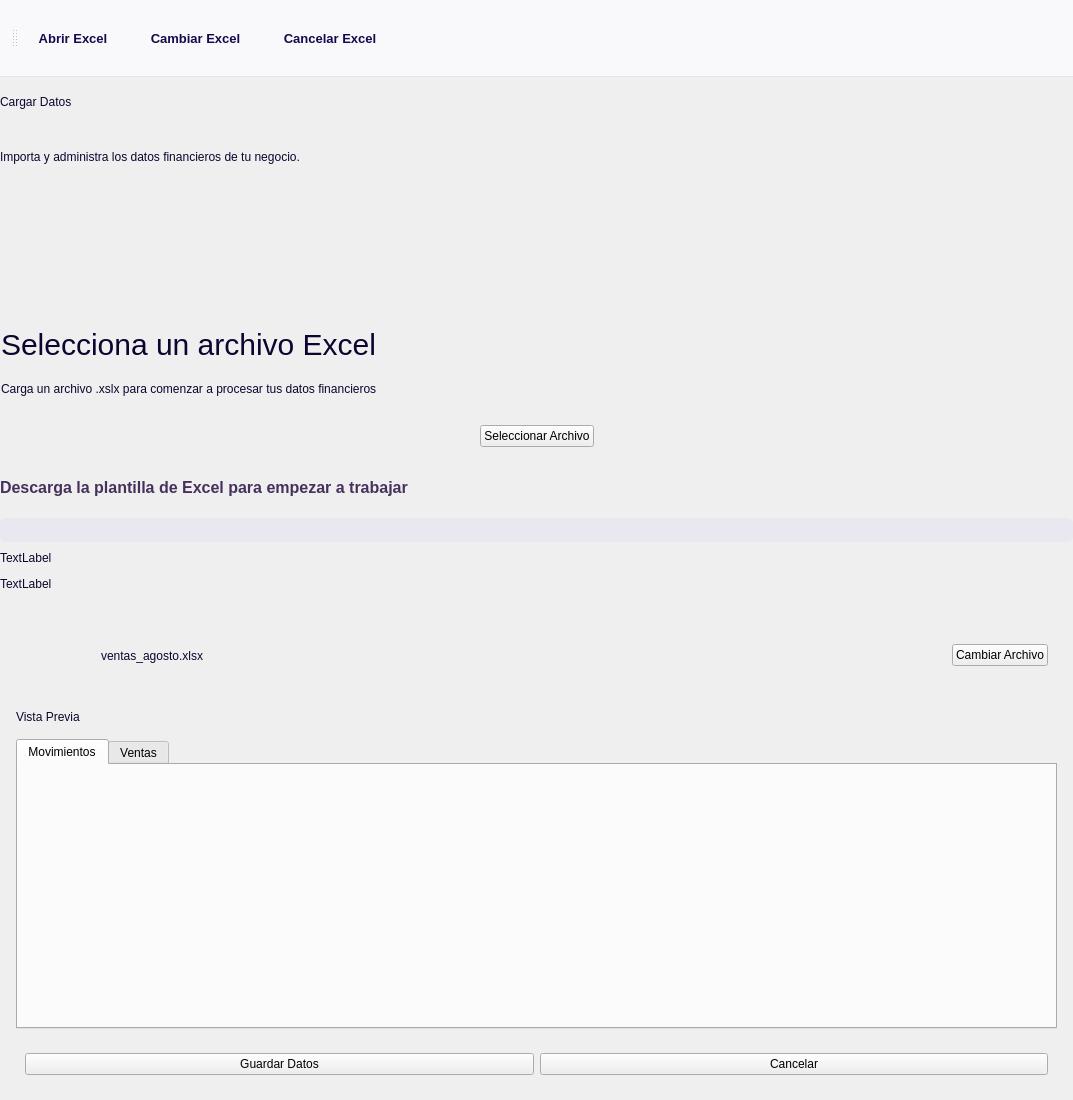
<?xml version="1.0" encoding="UTF-8"?>
<ui version="4.0">
 <class>MainWindow</class>
 <widget class="QMainWindow" name="MainWindow">
  <property name="geometry">
   <rect>
    <x>0</x>
    <y>0</y>
    <width>1073</width>
    <height>1100</height>
   </rect>
  </property>
  <property name="windowTitle">
   <string>MainWindow</string>
  </property>
  <property name="styleSheet">
   <string notr="true">QFrame[carta=&quot;Dashboard&quot;] {
    background-color: #FFFFFF;
    border: 1px solid #E4E0EA;
    border-radius: 12px;
}
#CargarDatos{
background-color:#f7f7f7;
}
QFrame{
background-color:transparent;
color:#f7f7f7;
}

/*
-----------------------------------------------------------------------------------------------------
Textos
-----------------------------------------------------------------------------------------------------*/
QLabel{
background-color:transparent;
color: #0E042F;
}
QLabel[texto=&quot;InputTexto&quot;]{
font-size: 16px;
font-weight: bold;
color: #0E042F;
}
QLabel[texto=&quot;TituloPrincipal&quot;]{
font-size:20px;
font-weight:bold;
color: #0E042F;
}
QLabel[texto=&quot;Valor&quot;]{
font-size:20px;
color: #0E042F;
}
QLabel[texto=&quot;TituloSecundario&quot;]{
font-size:18px;
font-weight:bold;
color: #0E042F;
}
QLabel[texto=&quot;Descripcion&quot;]{
font-size:16px;
color: #46315c;
}
QLabel[texto=&quot;Destacado&quot;]{
font-size:16px;
color: #0E042F;
font-weight: bold;
color: #0E042F;
}


/*Botones*/
/* --- BOTÓN PRIMARIO --- */

QPushButton[boton=&quot;Primario&quot;] {
    border-radius: 10px;
    background-color: #5D38BB;
    font-weight: bold;
    color: #F7F7F7;
    font-size: 12pt;
    min-height: 40px;
    padding-left: 20px;
    padding-right: 20px;
	width: 200px;
}

QPushButton[boton=&quot;Primario&quot;]:hover {
    background-color: #744BCC;
}

QPushButton[boton=&quot;Primario&quot;]:pressed {
    background-color: #472A8F;
}

/* --- BOTÓN SECUNDARIO --- */

QPushButton[boton=&quot;Secundario&quot;] {
    border-radius: 10px;
    background-color: rgba(161, 147, 204, 0.7);
    font-weight: bold;
    color: #5D38BB;
    font-size: 18px;
    min-height: 40px;
	width: 250px;
}

QPushButton[boton=&quot;Secundario&quot;]:hover {
    background-color: rgba(161, 147, 204, 0.9);
}

QPushButton[boton=&quot;Secundario&quot;]:pressed {
    background-color: rgba(131, 117, 174, 0.9);
}
QProgressBar {
    background-color: #E9E7F0;
    border: none;
    border-radius: 6px;
    text-align: center;
    color: #0E042F;
}

QProgressBar::chunk {
    background-color: #16094C;
    border-radius: 6px;
}

/* =========================================
   TOOL BAR
========================================= */

QToolBar {
    background-color: #F9F9FC;
    border: none;
    border-bottom: 1px solid #E7E3EF;

    spacing: 8px;
    padding: 7px 12px;
}

QToolBar::separator {
    background-color: #DCD6E8;
    width: 1px;
    margin: 5px 7px;
}

/* Botones del Toolbar */

QToolBar QToolButton {
    background-color: transparent;
    color: #16094C;

    border: none;
    border-radius: 7px;

    padding: 8px 12px;

    min-width: 34px;
    min-height: 34px;

    font-family: &quot;Manrope&quot;;
    font-size: 10pt;
    font-weight: 500;
}

/* Hover */

QToolBar QToolButton:hover {
    background-color: #EAE5F7;
    color: #5D38BB;
}

/* Presionado */

QToolBar QToolButton:pressed {
    background-color: #DDD4F1;
    color: #16094C;
}

/* Seleccionado */

QToolBar QToolButton:checked {
    background-color: #EAE5F7;
    color: #5D38BB;
    font-weight: 600;
}

/* Deshabilitado */

QToolBar QToolButton:disabled {
    color: #A9A3B8;
    background-color: transparent;
}</string>
  </property>
  <widget class="QWidget" name="centralwidget">
   <layout class="QVBoxLayout" name="verticalLayout">
    <property name="leftMargin">
     <number>0</number>
    </property>
    <property name="topMargin">
     <number>0</number>
    </property>
    <property name="rightMargin">
     <number>0</number>
    </property>
    <property name="bottomMargin">
     <number>0</number>
    </property>
    <item>
     <widget class="QLabel" name="lblTitulo">
      <property name="maximumSize">
       <size>
        <width>16777215</width>
        <height>50</height>
       </size>
      </property>
      <property name="text">
       <string>Cargar Datos</string>
      </property>
      <property name="texto" stdset="0">
       <string>TituloPrincipal</string>
      </property>
     </widget>
    </item>
    <item>
     <widget class="QLabel" name="lblDescripcion">
      <property name="maximumSize">
       <size>
        <width>16777215</width>
        <height>50</height>
       </size>
      </property>
      <property name="text">
       <string>Importa y administra los datos financieros de tu negocio.</string>
      </property>
      <property name="texto" stdset="0">
       <string>Descripcion</string>
      </property>
     </widget>
    </item>
    <item>
     <widget class="QFrame" name="frameCargarArchivos">
      <property name="maximumSize">
       <size>
        <width>16777215</width>
        <height>294</height>
       </size>
      </property>
      <property name="styleSheet">
       <string notr="true">QLabel{
qproperty-alignment: 'AlignCenter';
}</string>
      </property>
      <property name="frameShape">
       <enum>QFrame::StyledPanel</enum>
      </property>
      <property name="frameShadow">
       <enum>QFrame::Raised</enum>
      </property>
      <property name="carta" stdset="0">
       <string>Dashboard</string>
      </property>
      <layout class="QVBoxLayout" name="verticalLayout_3">
       <property name="spacing">
        <number>20</number>
       </property>
       <property name="leftMargin">
        <number>0</number>
       </property>
       <property name="topMargin">
        <number>0</number>
       </property>
       <property name="rightMargin">
        <number>0</number>
       </property>
       <property name="bottomMargin">
        <number>0</number>
       </property>
       <item>
        <widget class="QWidget" name="widget" native="true">
         <property name="maximumSize">
          <size>
           <width>16777215</width>
           <height>130</height>
          </size>
         </property>
         <layout class="QHBoxLayout" name="horizontalLayout">
          <item>
           <widget class="QLabel" name="lblBusinessIcon">
            <property name="minimumSize">
             <size>
              <width>111</width>
              <height>101</height>
             </size>
            </property>
            <property name="maximumSize">
             <size>
              <width>121</width>
              <height>111</height>
             </size>
            </property>
            <property name="styleSheet">
             <string notr="true">qproperty-alignment: 'AlignCenter';</string>
            </property>
            <property name="text">
             <string/>
            </property>
            <property name="pixmap">
             <pixmap resource="../../../resources/resources.qrc">:/images/excel.png</pixmap>
            </property>
            <property name="scaledContents">
             <bool>true</bool>
            </property>
           </widget>
          </item>
         </layout>
        </widget>
       </item>
       <item>
        <widget class="QLabel" name="label_2">
         <property name="maximumSize">
          <size>
           <width>16777215</width>
           <height>50</height>
          </size>
         </property>
         <property name="styleSheet">
          <string notr="true">font-size:30px;</string>
         </property>
         <property name="text">
          <string>Selecciona un archivo Excel</string>
         </property>
         <property name="texto" stdset="0">
          <string>TituloPrincipal</string>
         </property>
        </widget>
       </item>
       <item>
        <widget class="QLabel" name="label">
         <property name="maximumSize">
          <size>
           <width>16777215</width>
           <height>50</height>
          </size>
         </property>
         <property name="text">
          <string>Carga un archivo .xslx para comenzar a procesar tus datos financieros</string>
         </property>
         <property name="texto" stdset="0">
          <string>Descripcion</string>
         </property>
        </widget>
       </item>
       <item>
        <widget class="QWidget" name="widget_2" native="true">
         <property name="maximumSize">
          <size>
           <width>16777215</width>
           <height>80</height>
          </size>
         </property>
         <layout class="QHBoxLayout" name="horizontalLayout_2">
          <item>
           <spacer name="horizontalSpacer">
            <property name="orientation">
             <enum>Qt::Horizontal</enum>
            </property>
            <property name="sizeHint" stdset="0">
             <size>
              <width>40</width>
              <height>20</height>
             </size>
            </property>
           </spacer>
          </item>
          <item>
           <widget class="QPushButton" name="btnSeleccionarArchivo">
            <property name="text">
             <string>Seleccionar Archivo</string>
            </property>
            <property name="boton" stdset="0">
             <string>Primario</string>
            </property>
           </widget>
          </item>
          <item>
           <spacer name="horizontalSpacer_2">
            <property name="orientation">
             <enum>Qt::Horizontal</enum>
            </property>
            <property name="sizeHint" stdset="0">
             <size>
              <width>40</width>
              <height>20</height>
             </size>
            </property>
           </spacer>
          </item>
         </layout>
        </widget>
       </item>
      </layout>
     </widget>
    </item>
    <item>
     <widget class="QLabel" name="label_7">
      <property name="maximumSize">
       <size>
        <width>16777215</width>
        <height>50</height>
       </size>
      </property>
      <property name="styleSheet">
       <string notr="true">font-size:16px;
color: #46315c;
font-weight:bold;
qproperty-alignment: 'AlignCenter';</string>
      </property>
      <property name="text">
       <string>&lt;a href=&quot;https://luis-hdz7.github.io/Finanzen-Web/excelTemplate.html&quot; style=&quot;color: #46315c; text-align: center; text-decoration: none;&quot;&gt;Descarga la plantilla de Excel para empezar a trabajar&lt;/a&gt;
</string>
      </property>
      <property name="openExternalLinks">
       <bool>true</bool>
      </property>
     </widget>
    </item>
    <item>
     <widget class="QProgressBar" name="progressBar">
      <property name="maximumSize">
       <size>
        <width>16777215</width>
        <height>24</height>
       </size>
      </property>
      <property name="value">
       <number>0</number>
      </property>
      <property name="textVisible">
       <bool>false</bool>
      </property>
     </widget>
    </item>
    <item>
     <widget class="QLabel" name="lblPorcentaje">
      <property name="maximumSize">
       <size>
        <width>16777215</width>
        <height>20</height>
       </size>
      </property>
      <property name="styleSheet">
       <string notr="true">QLabel{
qproperty-alignment: 'AlignCenter';
}</string>
      </property>
      <property name="text">
       <string>TextLabel</string>
      </property>
      <property name="texto" stdset="0">
       <string>Descripcion</string>
      </property>
     </widget>
    </item>
    <item>
     <widget class="QLabel" name="lblEstadoImportacion">
      <property name="maximumSize">
       <size>
        <width>16777215</width>
        <height>20</height>
       </size>
      </property>
      <property name="styleSheet">
       <string notr="true">QLabel{
qproperty-alignment: 'AlignCenter';
}</string>
      </property>
      <property name="text">
       <string>TextLabel</string>
      </property>
      <property name="texto" stdset="0">
       <string>Descripcion</string>
      </property>
     </widget>
    </item>
    <item>
     <widget class="QFrame" name="frameArchivo">
      <property name="sizePolicy">
       <sizepolicy hsizetype="Expanding" vsizetype="Expanding">
        <horstretch>0</horstretch>
        <verstretch>0</verstretch>
       </sizepolicy>
      </property>
      <property name="maximumSize">
       <size>
        <width>16777215</width>
        <height>500</height>
       </size>
      </property>
      <property name="frameShape">
       <enum>QFrame::StyledPanel</enum>
      </property>
      <property name="frameShadow">
       <enum>QFrame::Raised</enum>
      </property>
      <property name="carta" stdset="0">
       <string>Dashboard</string>
      </property>
      <layout class="QVBoxLayout" name="verticalLayout_4">
       <property name="spacing">
        <number>15</number>
       </property>
       <property name="leftMargin">
        <number>15</number>
       </property>
       <property name="topMargin">
        <number>15</number>
       </property>
       <property name="rightMargin">
        <number>15</number>
       </property>
       <property name="bottomMargin">
        <number>15</number>
       </property>
       <item>
        <widget class="QWidget" name="widget_3" native="true">
         <layout class="QHBoxLayout" name="horizontalLayout_3">
          <item>
           <widget class="QLabel" name="lblBusinessIcon_2">
            <property name="minimumSize">
             <size>
              <width>61</width>
              <height>61</height>
             </size>
            </property>
            <property name="maximumSize">
             <size>
              <width>61</width>
              <height>51</height>
             </size>
            </property>
            <property name="text">
             <string/>
            </property>
            <property name="pixmap">
             <pixmap resource="../../../resources/resources.qrc">:/icons/file.svg</pixmap>
            </property>
            <property name="scaledContents">
             <bool>true</bool>
            </property>
           </widget>
          </item>
          <item>
           <widget class="QWidget" name="widget_4" native="true">
            <layout class="QVBoxLayout" name="verticalLayout_6">
             <item>
              <widget class="QLabel" name="lblNombreArchivo">
               <property name="maximumSize">
                <size>
                 <width>16777215</width>
                 <height>50</height>
                </size>
               </property>
               <property name="text">
                <string>ventas_agosto.xlsx</string>
               </property>
               <property name="texto" stdset="0">
                <string>Destacado</string>
               </property>
              </widget>
             </item>
            </layout>
           </widget>
          </item>
          <item>
           <spacer name="horizontalSpacer_3">
            <property name="orientation">
             <enum>Qt::Horizontal</enum>
            </property>
            <property name="sizeHint" stdset="0">
             <size>
              <width>40</width>
              <height>20</height>
             </size>
            </property>
           </spacer>
          </item>
          <item>
           <widget class="QPushButton" name="btnCambiarArchivo">
            <property name="text">
             <string>Cambiar Archivo</string>
            </property>
            <property name="boton" stdset="0">
             <string>Secundario</string>
            </property>
           </widget>
          </item>
         </layout>
        </widget>
       </item>
       <item>
        <widget class="QLabel" name="label_6">
         <property name="text">
          <string>Vista Previa</string>
         </property>
         <property name="texto" stdset="0">
          <string>TituloSecundario</string>
         </property>
        </widget>
       </item>
       <item>
        <widget class="QTabWidget" name="tabWidget">
         <property name="accessibleName">
          <string>Movimientos</string>
         </property>
         <property name="styleSheet">
          <string notr="true">QTabWidget {
		background-color:#f7f7f7;
    }
QTabWidget::pane {
    border: none;
    background-color: #f7f7f7;
}
QTabWidget &gt; QWidget {
    background-color: #f7f7f7;
}
QTabBar::tab {
    background: #F1EFF6;
    color: #46315c;

    padding: 10px 28px;

    border: none;
    border-radius: 8px;

    margin-right: 6px;
	min-width: 50px; 
    font-family: &quot;Manrope&quot;;
    font-size: 14px;
    font-weight: 600;
}

QTabBar::tab:hover {
    background: #E8E5F0;
    color: #16094C;
}

QTabBar::tab:selected {
    background: #16094C;
    color: white;
}
/* 
-----------------------------------------------------------------------------------------------------
Tabla (Optimizado para QTableView)
-----------------------------------------------------------------------------------------------------
*/

QTableView {
    background-color: #FFFFFF;
    border: 1px solid #E4E0EA;
    border-radius: 10px;
    gridline-color: #EAE7EF;
    font-size: 14px;
    color: #0E042F;
    selection-background-color: #EEEAF5;
    selection-color: #0E042F;
}

/* Encabezados (Horizontal y Vertical) */
QTableView QHeaderView::section {
    background-color: #F5F3F8;
    color: #0E042F;
    font-size: 14px;
    font-weight: bold;
    border: none;
    border-bottom: 1px solid #E4E0EA;
    padding: 10px;
}

/* Forzar que el encabezado horizontal se alinee bien con el estilo */
QHeaderView {
    background-color: #F5F3F8;
    border-top-left-radius: 9px;
    border-top-right-radius: 9px;
}

/* Celdas individuales */
QTableView::item {
    padding: 8px;
    border: none;
}

/* Fila seleccionada */
QTableView::item:selected {
    background-color: #EEEAF5;
    color: #0E042F;
}

/* Esquina superior izquierda (intersección de encabezados) */
QTableView QTableCornerButton::section {
    background-color: #F5F3F8;
    border: none;
    border-top-left-radius: 9px;
}

/* --- SCROLLBAR VERTICAL --- */
QTableView QScrollBar:vertical {
    background-color: transparent;
    width: 8px;
    margin: 4px 2px 4px 2px;
}

QTableView QScrollBar::handle:vertical {
    background-color: #C9C1D5;
    border-radius: 4px;
    min-height: 30px;
}

/* Ocultar flechas del scrollbar */
QTableView QScrollBar::add-line:vertical,
QTableView QScrollBar::sub-line:vertical,
QTableView QScrollBar::add-page:vertical,
QTableView QScrollBar::sub-page:vertical {
    background: none;
    height: 0px;
}

/* --- SCROLLBAR HORIZONTAL (Opcional, para mantener coherencia visual) --- */
QTableView QScrollBar:horizontal {
    background-color: transparent;
    height: 8px;
    margin: 2px 4px 2px 4px;
}

QTableView QScrollBar::handle:horizontal {
    background-color: #C9C1D5;
    border-radius: 4px;
    min-width: 30px;
}

QTableView QScrollBar::add-line:horizontal,
QTableView QScrollBar::sub-line:horizontal,
QTableView QScrollBar::add-page:horizontal,
QTableView QScrollBar::sub-page:horizontal {
    background: none;
    width: 0px;
}
</string>
         </property>
         <property name="currentIndex">
          <number>0</number>
         </property>
         <widget class="QWidget" name="Movimientos">
          <attribute name="title">
           <string>Movimientos</string>
          </attribute>
          <layout class="QVBoxLayout" name="verticalLayout_8">
           <item>
            <widget class="QTableView" name="movimientosTable">
             <property name="maximumSize">
              <size>
               <width>16777215</width>
               <height>500</height>
              </size>
             </property>
            </widget>
           </item>
          </layout>
         </widget>
         <widget class="QWidget" name="tab_2">
          <attribute name="title">
           <string>Ventas</string>
          </attribute>
          <layout class="QVBoxLayout" name="verticalLayout_9">
           <item>
            <widget class="QTableView" name="ventasTable">
             <property name="maximumSize">
              <size>
               <width>16777215</width>
               <height>1445</height>
              </size>
             </property>
            </widget>
           </item>
          </layout>
         </widget>
        </widget>
       </item>
       <item>
        <widget class="QWidget" name="widget_5" native="true">
         <layout class="QHBoxLayout" name="horizontalLayout_5">
          <item>
           <widget class="QPushButton" name="btnAceptar">
            <property name="text">
             <string>Guardar Datos</string>
            </property>
            <property name="boton" stdset="0">
             <string>Primario</string>
            </property>
           </widget>
          </item>
          <item>
           <widget class="QPushButton" name="btnCancelar">
            <property name="text">
             <string>Cancelar</string>
            </property>
            <property name="boton" stdset="0">
             <string>Secundario</string>
            </property>
           </widget>
          </item>
         </layout>
        </widget>
       </item>
      </layout>
     </widget>
    </item>
   </layout>
  </widget>
  <widget class="QToolBar" name="toolBar">
   <property name="windowTitle">
    <string>toolBar</string>
   </property>
   <attribute name="toolBarArea">
    <enum>TopToolBarArea</enum>
   </attribute>
   <attribute name="toolBarBreak">
    <bool>false</bool>
   </attribute>
   <addaction name="actionAbrir"/>
   <addaction name="actionCambiar_Excel"/>
   <addaction name="actionCancelar_Excel"/>
  </widget>
  <action name="actionAbrir">
   <property name="icon">
    <iconset resource="../../../resources/resources.qrc">
     <normaloff>:/icons/openFile.svg</normaloff>:/icons/openFile.svg</iconset>
   </property>
   <property name="text">
    <string>Abrir Excel</string>
   </property>
   <property name="toolTip">
    <string>Selecciona un archivo Excel</string>
   </property>
   <property name="shortcut">
    <string>Ctrl+O</string>
   </property>
  </action>
  <action name="actionCancelar_Excel">
   <property name="icon">
    <iconset resource="../../../resources/resources.qrc">
     <normaloff>:/icons/closeFile.svg</normaloff>:/icons/closeFile.svg</iconset>
   </property>
   <property name="text">
    <string>Cancelar Excel</string>
   </property>
   <property name="toolTip">
    <string>Cancelar el archivo Excel</string>
   </property>
   <property name="shortcut">
    <string>Esc</string>
   </property>
  </action>
  <action name="actionCambiar_Excel">
   <property name="icon">
    <iconset resource="../../../resources/resources.qrc">
     <normaloff>:/icons/changeFile.svg</normaloff>:/icons/changeFile.svg</iconset>
   </property>
   <property name="text">
    <string>Cambiar Excel</string>
   </property>
   <property name="toolTip">
    <string>Cambio el archivo excel actual</string>
   </property>
   <property name="shortcut">
    <string>Ctrl+Shift+O</string>
   </property>
  </action>
 </widget>
 <resources>
  <include location="../../../resources/resources.qrc"/>
  <include location="../../../resources/resources.qrc"/>
 </resources>
 <connections/>
</ui>
